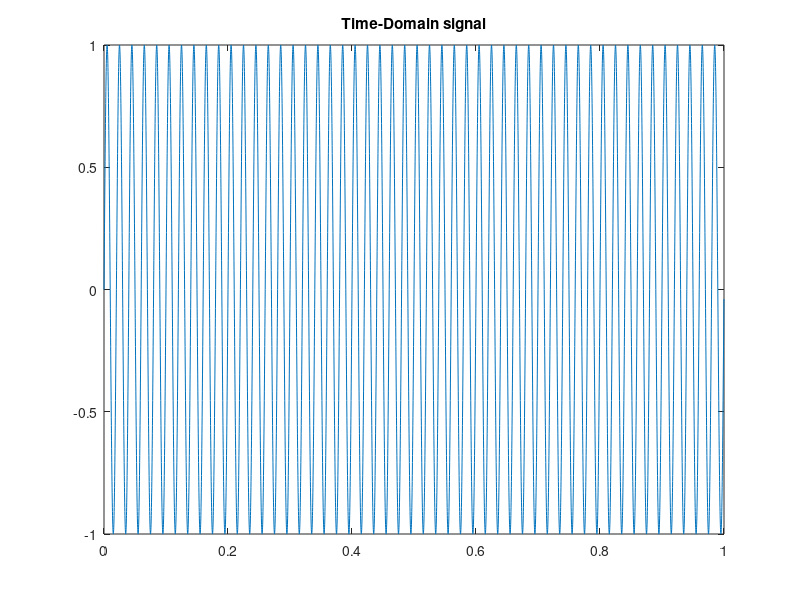
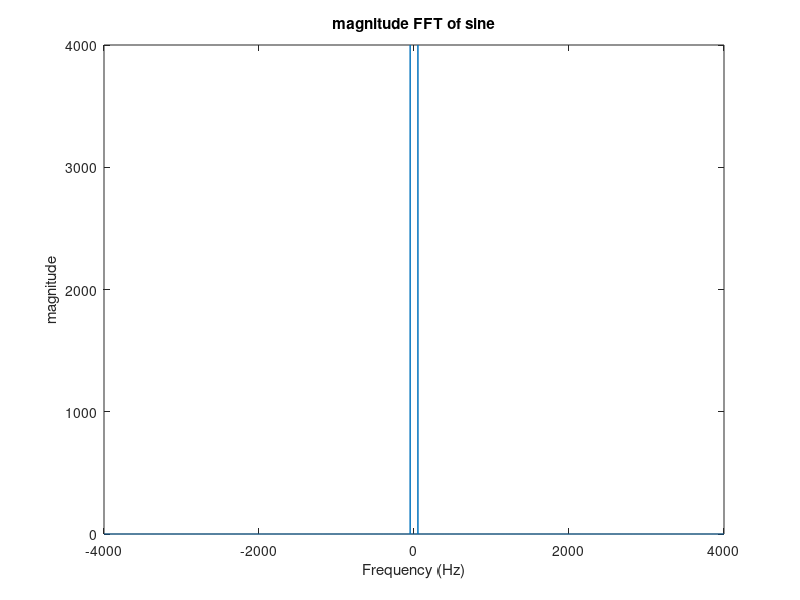

Recreate these plots in MATLAB, in order.
clc;
clear;

%% Define number of samples to take
fs = 8000;
f = 50; %Hz

%% Define signal
t = 0:1/fs:1-1/fs;
signal = sin(2*pi*f*t);

%% Plot to illustrate that it is a sine wave
plot(t, signal);
title('Time-Domain signal');

%% Take fourier transform
fftSignal = fft(signal);
fftSignal = fftshift(fftSignal);

%% Next, calculate the frequency axis, which is defined by the sampling rate
f = fs/2*linspace(-1,1,fs);

%% Since the signal is complex, we need to plot the magnitude to get it to
%look right, so we use abs (absolute value)
figure;
plot(f,abs(fftSignal));
title('magnitude FFT of sine');
xlabel('Frequency (Hz)');
ylabel('magnitude');



